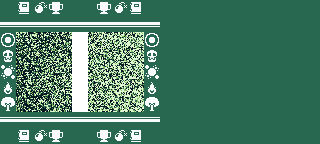

A 2D game scene composited from a Tiled map and its tileset images. What follows is a short description and the map's XML, with every tile layer's data as written:
An orthogonal 20x9 tile map with 16x16 px tiles, 5 tile layers (Tooling Game Logic, Block Halving, Domains, Hints, ...), 4 hidden layers not drawn, 3 tilesets.

<map version="1.10" tiledversion="1.10.2" orientation="orthogonal" renderorder="right-down" width="20" height="9" tilewidth="16" tileheight="16" infinite="0" backgroundcolor="#286850" nextlayerid="12" nextobjectid="1">
 <tileset firstgid="1" source="rpg.tsx" />
 <tileset firstgid="1079" source="random.tsx" />
 <tileset firstgid="1169" source="tile_tools.tsx" />
 <layer id="2" name="Tooling" width="20" height="9" visible="0" tintcolor="#e0f8cf">
  <data encoding="csv">
0,0,0,0,0,0,0,0,0,0,0,0,0,0,0,0,0,0,0,0,
0,0,0,0,0,0,0,0,0,0,0,0,0,0,0,0,0,0,0,0,
726,632,726,726,0,0,726,726,632,727,0,0,0,0,0,0,0,0,0,0,
726,578,726,726,0,0,726,726,578,727,0,0,0,0,0,0,0,0,0,0,
726,567,726,726,0,0,726,726,567,727,0,0,0,0,0,0,0,0,0,0,
726,568,726,726,0,0,726,726,568,727,0,0,0,0,0,0,0,0,0,0,
726,103,726,726,0,0,726,726,103,727,0,0,0,0,0,0,0,0,0,0,
0,0,0,0,0,0,0,0,0,0,0,0,0,0,0,0,0,0,0,0,
0,0,0,0,0,0,0,0,0,0,0,0,0,0,0,0,0,0,0,0
</data>
 </layer>
 <layer id="10" name="Tooling Game Logic" width="20" height="9" tintcolor="#e0f8cf">
  <data encoding="csv">
0,0,0,0,0,0,0,0,0,0,0,0,0,0,0,0,0,0,0,0,
0,0,0,0,0,0,0,0,0,0,0,0,0,0,0,0,0,0,0,0,
0,1080,1081,1082,1083,1084,1085,1086,1087,0,0,0,0,0,0,0,0,0,0,0,
0,1090,1091,1092,1093,1094,1095,1096,1097,0,0,0,0,0,0,0,0,0,0,0,
0,1100,1101,1102,1103,1104,1105,1106,1107,0,0,0,0,0,0,0,0,0,0,0,
0,1110,1111,1112,1113,1114,1115,1116,1117,0,0,0,0,0,0,0,0,0,0,0,
0,1120,1121,1122,1123,1124,1125,1126,1127,0,0,0,0,0,0,0,0,0,0,0,
0,0,0,0,0,0,0,0,0,0,0,0,0,0,0,0,0,0,0,0,
0,0,0,0,0,0,0,0,0,0,0,0,0,0,0,0,0,0,0,0
</data>
 </layer>
 <layer id="11" name="Block Halving" width="20" height="9" tintcolor="#286850">
  <data encoding="csv">
0,0,0,0,0,0,0,0,0,0,0,0,0,0,0,0,0,0,0,0,
0,0,0,0,0,0,0,0,0,0,0,0,0,0,0,0,0,0,0,0,
0,0,0,0,2147484818,1170,0,0,0,0,0,0,0,0,0,0,0,0,0,0,
0,0,0,0,2147484818,1170,0,0,0,0,0,0,0,0,0,0,0,0,0,0,
0,0,0,0,2147484818,1170,0,0,0,0,0,0,0,0,0,0,0,0,0,0,
0,0,0,0,2147484818,1170,0,0,0,0,0,0,0,0,0,0,0,0,0,0,
0,0,0,0,2147484818,1170,0,0,0,0,0,0,0,0,0,0,0,0,0,0,
0,0,0,0,0,0,0,0,0,0,0,0,0,0,0,0,0,0,0,0,
0,0,0,0,0,0,0,0,0,0,0,0,0,0,0,0,0,0,0,0
</data>
 </layer>
 <layer id="9" name="Domains" width="20" height="9" tintcolor="#e0f8cf">
  <data encoding="csv">
0,0,0,0,0,0,0,0,0,0,0,0,0,0,0,0,0,0,0,0,
0,0,0,0,0,0,0,0,0,0,0,0,0,0,0,0,0,0,0,0,
632,0,0,0,0,0,0,0,0,632,0,0,0,0,0,0,0,0,0,0,
578,0,0,0,0,0,0,0,0,578,0,0,0,0,0,0,0,0,0,0,
567,0,0,0,0,0,0,0,0,567,0,0,0,0,0,0,0,0,0,0,
568,0,0,0,0,0,0,0,0,568,0,0,0,0,0,0,0,0,0,0,
103,0,0,0,0,0,0,0,0,103,0,0,0,0,0,0,0,0,0,0,
0,0,0,0,0,0,0,0,0,0,0,0,0,0,0,0,0,0,0,0,
0,0,0,0,0,0,0,0,0,0,0,0,0,0,0,0,0,0,0,0
</data>
 </layer>
 <layer id="7" name="name" width="20" height="9" visible="0">
  <data encoding="csv">
0,0,921,968,930,918,926,967,0,0,0,0,0,0,0,0,0,0,0,0,
0,0,0,0,0,0,0,0,0,0,0,0,0,0,0,0,0,0,0,0,
0,0,0,0,0,0,0,0,0,0,0,0,0,0,0,0,0,0,0,0,
0,0,0,0,0,0,0,0,0,0,0,0,0,0,0,0,0,0,0,0,
0,0,0,0,0,0,0,0,0,0,0,0,0,0,0,0,0,0,0,0,
0,0,0,0,0,0,0,0,0,0,0,0,0,0,0,0,0,0,0,0,
0,0,0,0,0,0,0,0,0,0,0,0,0,0,0,0,0,0,0,0,
0,0,0,0,0,0,0,0,0,0,0,0,0,0,0,0,0,0,0,0,
0,0,0,0,0,0,0,0,0,0,0,0,0,0,0,0,0,0,0,0
</data>
 </layer>
 <layer id="3" name="Player Pointer" width="20" height="9" visible="0">
  <data encoding="csv">
0,0,0,0,0,0,0,0,0,0,0,0,0,0,0,0,0,0,0,0,
0,626,0,0,0,0,0,0,0,0,0,0,0,0,0,0,0,0,0,0,
0,0,0,0,0,0,0,0,0,0,0,0,0,0,0,0,0,0,0,0,
0,0,0,0,0,0,0,0,0,0,0,0,0,0,0,0,0,0,0,0,
0,0,0,0,0,0,0,0,0,0,0,0,0,0,0,0,0,0,0,0,
0,0,0,0,0,0,0,0,0,0,0,0,0,0,0,0,0,0,0,0,
0,0,0,0,0,0,0,0,0,0,0,0,0,0,0,0,0,0,0,0,
0,0,0,0,0,0,0,0,0,0,0,0,0,0,0,0,0,0,0,0,
0,0,0,0,0,0,0,0,0,0,0,0,0,0,0,0,0,0,0,0
</data>
 </layer>
 <layer id="4" name="Outlines" width="20" height="9" visible="0">
  <data encoding="csv">
0,0,0,0,0,0,0,0,0,0,0,0,0,0,0,0,0,0,0,0,
168,20,20,20,20,20,20,20,20,169,0,0,0,0,0,0,0,0,0,0,
68,0,0,0,0,0,0,0,0,70,0,0,0,0,0,0,0,0,0,0,
68,0,0,0,0,0,0,0,0,70,0,0,0,0,0,0,0,0,0,0,
68,0,0,0,0,0,0,0,0,70,0,0,0,0,0,0,0,0,0,0,
68,0,0,0,0,0,0,0,0,70,0,0,0,0,0,0,0,0,0,0,
68,0,0,0,0,0,0,0,0,70,0,0,0,0,0,0,0,0,0,0,
217,118,118,118,118,118,118,118,118,218,0,0,0,0,0,0,0,0,0,0,
0,0,0,0,0,0,0,0,0,0,0,0,0,0,0,0,0,0,0,0
</data>
 </layer>
 <layer id="6" name="Hints" width="20" height="9" tintcolor="#86c06c">
  <data encoding="csv">
0,291,487,825,0,0,825,487,291,0,0,0,0,0,0,0,0,0,0,0,
0,0,0,0,0,0,0,0,0,0,0,0,0,0,0,0,0,0,0,0,
0,0,0,0,0,0,0,0,0,0,0,0,0,0,0,0,0,0,0,0,
0,0,0,0,0,0,0,0,0,0,0,0,0,0,0,0,0,0,0,0,
0,0,0,0,0,0,0,0,0,0,0,0,0,0,0,0,0,0,0,0,
0,0,0,0,0,0,0,0,0,0,0,0,0,0,0,0,0,0,0,0,
0,0,0,0,0,0,0,0,0,0,0,0,0,0,0,0,0,0,0,0,
0,0,0,0,0,0,0,0,0,0,0,0,0,0,0,0,0,0,0,0,
0,291,487,825,0,0,825,487,291,0,0,0,0,0,0,0,0,0,0,0
</data>
 </layer>
 <layer id="8" name="Outline" width="20" height="9" tintcolor="#071821">
  <data encoding="csv">
0,0,0,0,0,0,0,0,0,0,0,0,0,0,0,0,0,0,0,0,
3221226228,3221226228,3221226228,3221226228,3221226228,3221226228,3221226228,3221226228,3221226228,3221226228,0,0,0,0,0,0,0,0,0,0,
0,0,0,0,0,0,0,0,0,0,0,0,0,0,0,0,0,0,0,0,
0,0,0,0,0,0,0,0,0,0,0,0,0,0,0,0,0,0,0,0,
0,0,0,0,0,0,0,0,0,0,0,0,0,0,0,0,0,0,0,0,
0,0,0,0,0,0,0,0,0,0,0,0,0,0,0,0,0,0,0,0,
0,0,0,0,0,0,0,0,0,0,0,0,0,0,0,0,0,0,0,0,
756,756,756,756,756,756,756,756,756,756,0,0,0,0,0,0,0,0,0,0,
0,0,0,0,0,0,0,0,0,0,0,0,0,0,0,0,0,0,0,0
</data>
 </layer>
</map>
